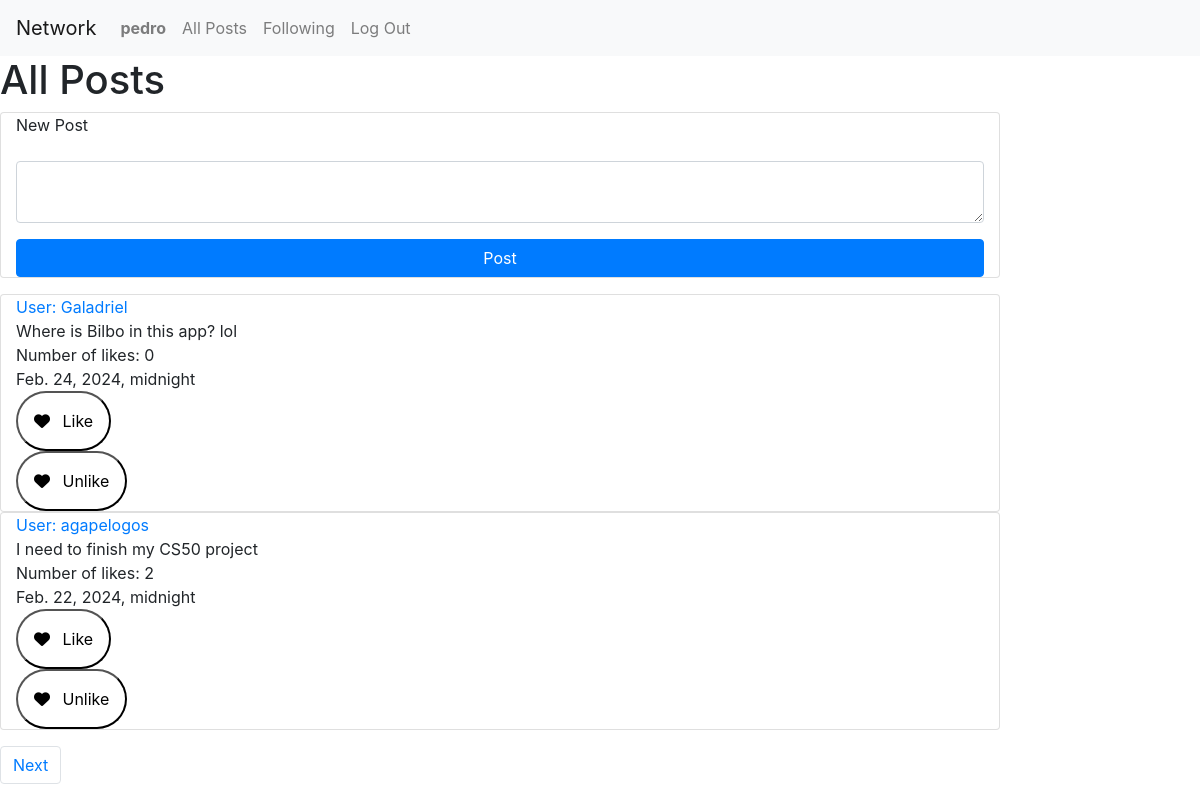
Before: / (signed in) with the older database file.
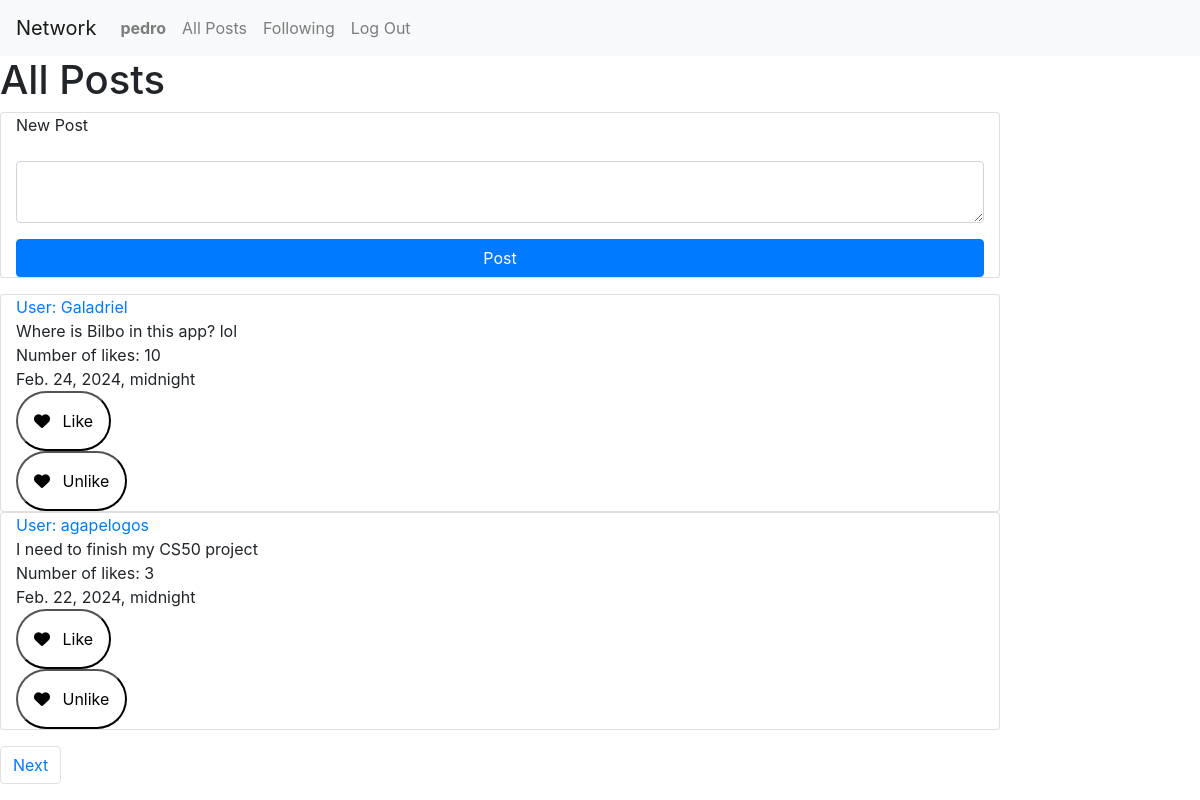
After: the same page with the newer database file.
### network/models.py (models this page shows, shortened)
class Post(models.Model):
    user = models.ForeignKey(User, on_delete=models.CASCADE, blank=True, null=True, related_name="poster")
    post = models.CharField(max_length=64)
    date = models.DateTimeField()
    likes = models.IntegerField(default=1)

class User(AbstractUser):
    pass
    def __str__(self):
        return self.username

### network/views.py (the view)
# urls.py: path("", views.index, name="index"),
def index(request):
    if request.user.is_authenticated:
        posts = Post.objects.all().order_by("-date")
        paginator = Paginator(posts, 2) #show 2 posts per page
        page_number = request.GET.get('page')
        page_obj = paginator.get_page(page_number)
        return render(request, "network/index.html", {
            "page_obj": page_obj,
        })
    else:
        return render(request, "network/index.html")

### network/templates/network/index.html (shortened to what this page needs)
{% extends "network/layout.html" %}
{% block body %}
{% if user.is_authenticated %}
    <h1> All Posts</h1>
    <div>
        <form action="{% url 'new_post' %}" method="post">
            <div class="mb-3 card col-10">
                <div class="mb-3">
                    <label for="post" class="form-label">New Post</label>
                </div>
                <div class="mb-3">
                    <textarea class="form-control" name="text-compose" rows="2"></textarea>
                </div>
                <input class="btn btn-primary" type="submit" value="Post">
            </div>
        </form>
        <div class="mb-3">
            {% for post in page_obj %}
            <div class="card col-10">
                <div><a id="users" class="" href="{% url 'profile' user_id=post.user.id %}"> User: {{ post.user }}</a></div>
                <div id="contentIndexPost">{{ post.post }}</div>
                <div id="countLike_{{post.id}}" class="color">Number of likes: {{post.likes}}</div>
                <div>{{ post.date }}</div>
                <div id="likeButton">
                    <button class="button button-like" onclick="likePost({{post.id}})">
                        <i class="fa fa-heart"></i>
                        <span>Like</span>
                    </button>
                </div>
                <div class="unlikeButton" style="display: block">
                    <button class="button button-like" onclick="unlikePost({{post.id}})">
                        <i class="fa fa-heart"></i>
                        <span>Unlike</span>
                    </button>
                </div>
            </div>
            {% endfor %}
        </div>
    </div>
    <div>
        <nav aria-label="Page navigation example">
            <ul class="pagination">
                {% if page_obj.has_next %}
                <li class="page-item"><a class="page-link" href="?page={{ page_obj.next_page_number }}">Next</a></li>
                {% endif %}
            </ul>
          </nav>
    </div>
{% else %}
<div class="mb-3">
    <h1>Log in or register to be able to see posts and post!</h1>
</div>
{% endif %}
{% endblock %}

Changed rows visible on the page:
changed Post "Where is Bilbo in this app? lol": likes "0" → "10"
changed Post "I need to finish my CS50 project": likes "2" → "3"
